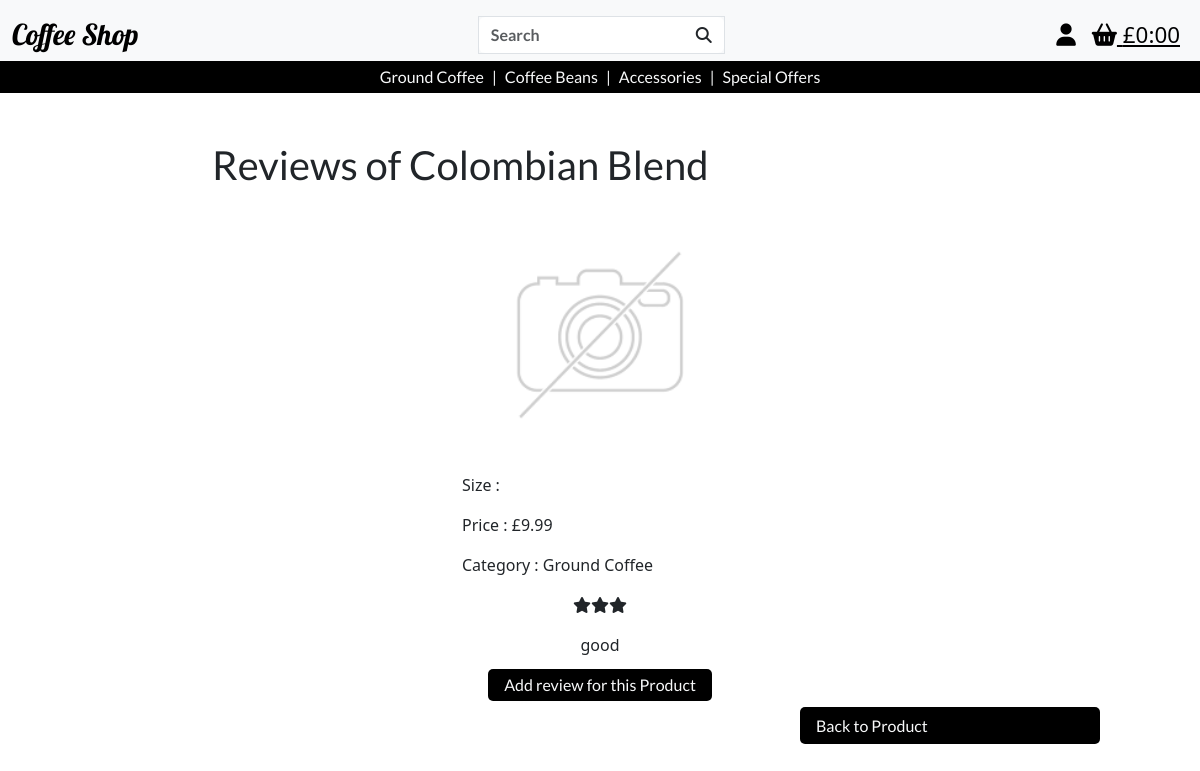
The app's page /reviews/1/, older data.
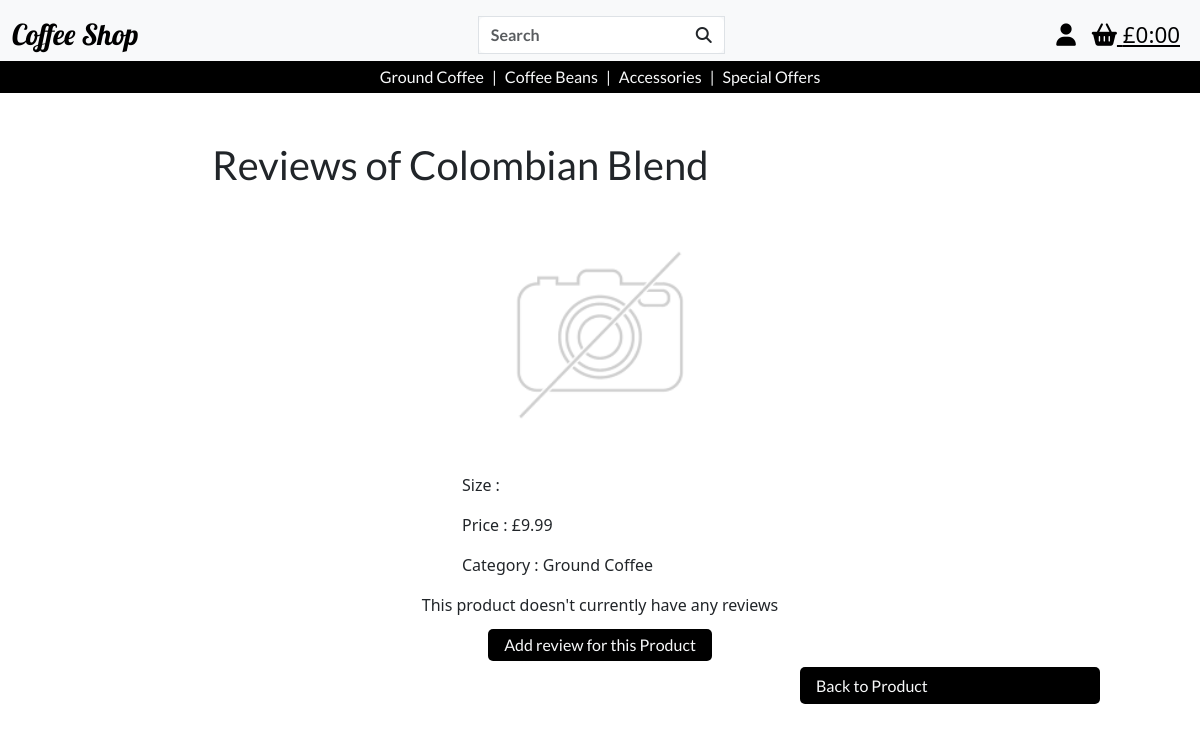
The same page, newer data.
### products/models.py (models this page shows, shortened)
class Product(models.Model):
    category = models.ForeignKey(
        'Category', null=True, blank=True, on_delete=models.SET_NULL)
    sku = models.CharField(max_length=254, null=True, blank=True)
    product_name = models.CharField(max_length=254)
    description = models.TextField()
    price = models.DecimalField(max_digits=6, decimal_places=2)
    image_url = models.URLField(max_length=1024, null=True, blank=True)
    image = models.ImageField(null=True, blank=True)

class Category(models.Model):
    class Meta:
        verbose_name_plural = 'Categories'
    name = models.CharField(max_length=254)
    friendly_name = models.CharField(max_length=254, null=True, blank=True)

### reviews/models.py (models this page shows, shortened)
class Reviews(models.Model):
    product = models.ForeignKey('products.Product', on_delete=models.SET_NULL, null=True, blank=False, related_name='reviews')
    user = models.ForeignKey(
        UserProfile, on_delete=models.CASCADE, null=False, blank=False, related_name='reviews'
    )
    review_id = models.AutoField(primary_key=True)
    review = models.TextField(max_length=1000, blank=True)
    rating = models.FloatField(validators=[MinValueValidator(
        1), MaxValueValidator(5)], null=False, blank=False)
    created_at = models.DateTimeField(auto_now_add=True)
    updated_at = models.DateTimeField(auto_now=True)

### reviews/views.py (the view)
# urls.py: path('<int:product_id>/', views.product_reviews, name='product_reviews'),
def product_reviews(request, product_id):
    product = get_object_or_404(Product, pk=product_id)
    reviews = product.reviews.all()
    context = {
        'product': product,
        'reviews': reviews,
    }
    return render(request, 'reviews/product_reviews.html', context)

### bag/contexts.py (called while the page is built, shortened)
def bag_contents(request):
    bag_items = []
    total = 0
    product_count = 0
    bag = request.session.get('bag', {})
    if total < settings.FREE_DELIVERY_THRESHOLD:
        delivery = total * Decimal(settings.STANDARD_DELIVERY_PERCENTAGE / 100)
        free_delivery_delta = settings.FREE_DELIVERY_THRESHOLD - total
    else:
        delivery = 0
        free_delivery_delta = 0
    grand_total = delivery + total
    context = {
        'bag_items' : bag_items,
        'total' : total,
        'product_count' : product_count,
        'delivery': delivery,
        'free_delivery_delta' : free_delivery_delta,
        'free_delivery_threshold' : settings.FREE_DELIVERY_THRESHOLD,
        'grand_total' : grand_total,
    }
    return context

### reviews/templates/reviews/product_reviews.html (shortened to what this page needs)
{% extends 'base.html' %} {% load static %} {% block extra_css %}
<link rel="stylesheet" href="{% static 'css/products.css' %}" />
{% endblock%} {% block content %}
<div class="container-fluid">
  <div class="row justify-content-center">
    <div class="col-8 mt-5 products-header">
      <h1>Reviews of {{ product.product_name }}</h1>
    </div>
  </div>
  <div class="row justify-content-center">
    <div class="col-8 col-sm-3 product-details-container">
      {% if product.image %}
      <a href="{{ product.image.url }}" target="_blank">
        <img
          class="card-img-top img-fluid"
          src="{{ product.image.url }}"
          alt="{{ product.name }}"
        />
      </a>
      {% else %}
      <a href="{{ MEDIA_URL }}noimage.png" target="_blank">
        <img
          class="card-img-top img-fluid"
          src="{{ MEDIA_URL }}noimage.png"
          alt="{{ product.name }}"
        />
      </a>
      {% endif %}
      <p class="">Size :</p>
      <p class="">Price : £{{ product.price }}</p>
      {% if product.category %}
      <p class="">Category : {{ product.category.friendly_name }}</p>
      {% endif %}
    </div>
  </div>
  <div class="text-center">
    {% if reviews %} {% for review in reviews %}
    {% if review.rating == 1 %}
    <p><i class="fa-solid fa-star"></i></p>
    {% elif review.rating == 2 %}
    <p><i class="fa-solid fa-star"></i><i class="fa-solid fa-star"></i></p>
    {% elif review.rating == 3 %}
    <p>
      <i class="fa-solid fa-star"></i><i class="fa-solid fa-star"></i
      ><i class="fa-solid fa-star"></i>
    </p>
    {% elif review.rating == 4 %}
    <p>
      <i class="fa-solid fa-star"></i><i class="fa-solid fa-star"></i
      ><i class="fa-solid fa-star"></i><i class="fa-solid fa-star"></i>
    </p>
    {% elif review.rating == 5 %}
    <p>
      <i class="fa-solid fa-star"></i><i class="fa-solid fa-star"></i
      ><i class="fa-solid fa-star"></i><i class="fa-solid fa-star"></i
      ><i class="fa-solid fa-star"></i>
    </p>
    {% endif %}
    <p>{{ review.review }}</p>
     {% endfor %} {% else %}
    <p>This product doesn't currently have any reviews</p>
    {% endif %}
    <a href="{% url 'add_review' product.id %}" class="products-button"
      >Add review for this Product</a
    >
  </div>
  <div class="row">
    <a
      href="{% url 'product_detail' product.id %}"
      class="col-3 offset-8 products-button"
      >Back to Product</a
    >
  </div>
</div>
{% endblock %}

### templates/base.html (shortened to what this page needs)
{% load static %}
<!DOCTYPE html>
<html lang="en">
  <head>
    {% block corecss %}
    <link
      href="https://cdn.jsdelivr.net/npm/bootstrap@5.3.3/dist/css/bootstrap.min.css"
      rel="stylesheet"
    />
    <link rel="stylesheet" href="{% static 'css/base.css' %}" />
    {% endblock %} {% block extra_css %} {% endblock %}
  </head>
  <body>
    <header>
      {% include 'includes/full_screen_nav.html' %}
    </header>
     {% block page_header %} {% endblock %} {% block content %}
    {% endblock %}
  </body>
</html>

### templates/includes/full_screen_nav.html (shortened to what this page needs)
<nav class="navbar bg-body-tertiary d-none d-sm-block">
  <div class="container-fluid">
    <a class="navbar-brand site-logo" href="{% url 'home' %}">Coffee Shop</a>
    <form class="d-flex mx-auto border" role="search" method="GET" action="{% url 'products' %}">
      <div class="input-group">
        <input
          class="form-control border-0 search-bar-text"
          type="text"
          name="q"
          placeholder="Search"
          aria-label="Search"
        />
        <button class="btn bg-white border-0" type="submit">
          <i class="fa-solid fa-magnifying-glass"></i>
        </button>
      </div>
    </form>
    <a
      class="p-2 navbar-icon"
      href="#"
      id="user-options"
      data-bs-toggle="dropdown"
      aria-haspopup="true"
      aria-expanded="false"
      ><i class="fa-solid fa-user"></i
    ></a>
    <a
      class="p-2 navbar-icon"
      href="#"
      id="basket-options"
      data-bs-toggle="dropdown"
      aria-haspopup="true"
      aria-expanded="false"
      ><i class="fa-solid fa-basket-shopping"></i
    >{%if grand_total %}
      £{{ grand_total|floatformat:2 }}
     {% else %}
      £0:00
     {% endif %}</a>
  </div>
  <div class="container-fluid sec-navbar">
    <div class="mx-auto d-flex py-1">
      <a
        class="shop-cat-nav shop-cat-nav-link d-inline-flex align-items-center"
        href="{% url 'products'%}?category=ground_coffee"
        >Ground Coffee</a
      >
      <p class="shop-cat-nav d-inline-flex mx-2 my-0 align-items-center">|</p>
      <a
        class="shop-cat-nav shop-cat-nav-link d-inline-flex align-items-center"
        href="{% url 'products'%}?category=coffee_beans"
        >Coffee Beans</a
      >
      <p class="shop-cat-nav d-inline-flex mx-2 my-0 align-items-center">|</p>
      <a
        class="shop-cat-nav shop-cat-nav-link d-inline-flex align-items-center"
        href="{% url 'products'%}?category=accessories"
        >Accessories</a
      >
      <p class="shop-cat-nav d-inline-flex mx-2 my-0 align-items-center">|</p>
      <a
        class="shop-cat-nav shop-cat-nav-link d-inline-flex align-items-center"
        href="{% url 'products'%}?category=special_offers"
        >Special Offers</a
      >
    </div>
  </div>
</nav>

### static/css/base.css (style rules this page uses)
.site-logo { font-size: 1.8rem; font-family: "lobster", serif; }
.search-bar-text { font-family: "lato", sans-serif; font-weight: 600; }
.navbar-icon { font-size: 1.4rem; color: black; }
.sec-navbar { background-color: black; font-family: "lato", sans-serif; }
.shop-cat-nav { text-decoration: none; color: #f8f9fa; }
nav { padding-bottom: 0 !important; }
.products-button { color: #f8f9fa; font-family: "lato", sans-serif; font-weight: 400; text-shadow: 0 0 6px #000000, 0 0 9px #000000, 0 0 12px #000000; text-decoration: none; background-color: black; padding: 0.4rem 1rem; border-radius: 5px; margin-top: 10px; }

### static/css/products.css (style rules this page uses)
.products-header { font-family: 'lato', sans-serif; }
.products-button { color: #f8f9fa; font-family: 'lato', sans-serif; font-weight: 400; text-shadow: 0 0 6px #000000, 0 0 9px #000000, 0 0 12px #000000; text-decoration: none; background-color: black; padding: 0.4rem 1rem; border-radius: 5px; margin-top: 10px; }

Row changes from the older to the newer data that the page shows:
removed Reviews: rating 3 (drawn), review "good"
Text that changed along with them:
text now shown: "This product doesn't currently have any reviews"
